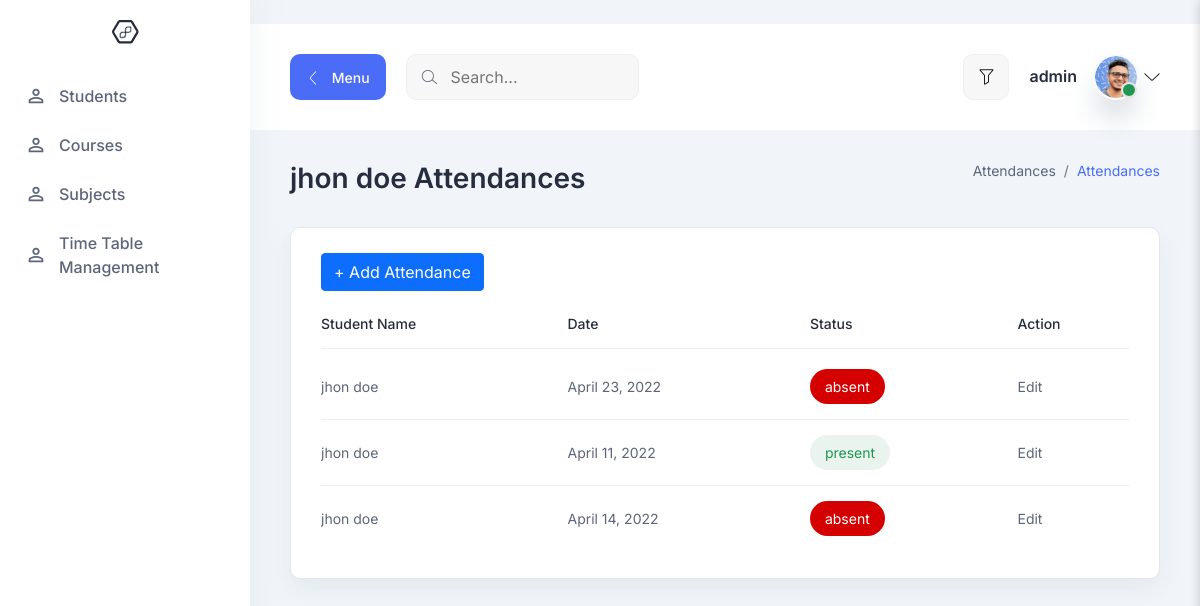
Page /all-attendances/1 (signed in) on the earlier database version.
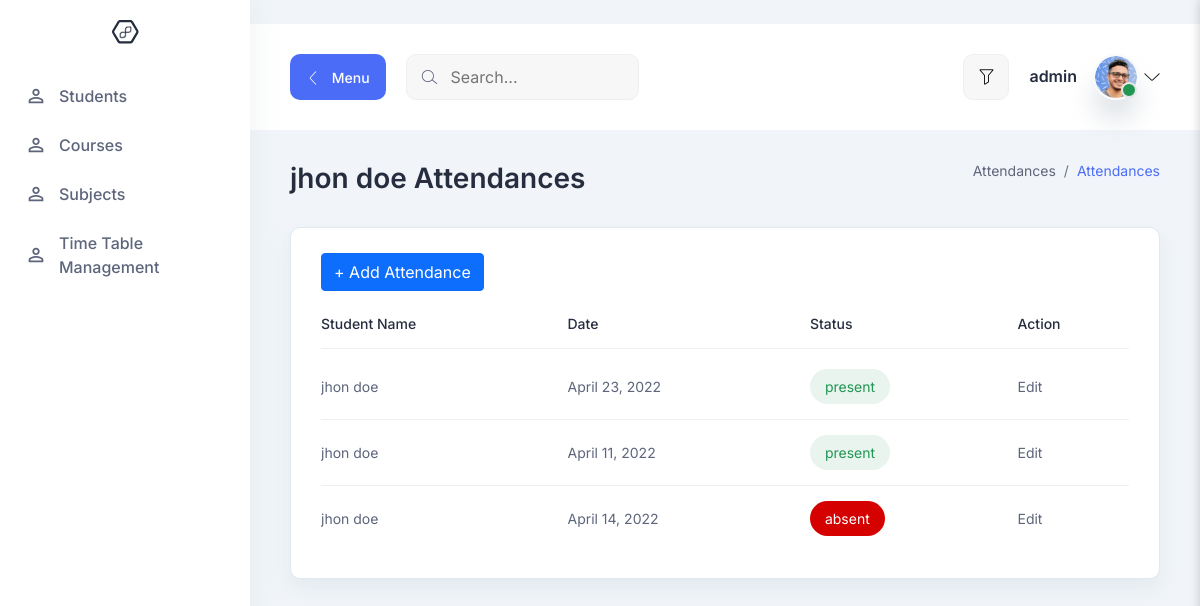
Same page on the later database version.
### src/models.py (models this page shows, shortened)
class attendance(models.Model):
    teacher_id = models.ForeignKey(teacher , on_delete=models.CASCADE)
    student_id = models.ForeignKey(student , on_delete=models.CASCADE)
    date = models.DateField()
    status = models.CharField(max_length=10 , choices=[('present','present'),('absent','absent')])

class student(models.Model):
    teacher_id = models.ForeignKey(teacher , on_delete=models.CASCADE)
    name = models.CharField(max_length=100)
    email = models.EmailField(max_length=100)
    phone = models.CharField(max_length=100)
    address = models.CharField(max_length=100)
    dob = models.DateField()
    course = models.ForeignKey(courses , on_delete=models.CASCADE)

### src/views.py (the view)
# urls.py: path('all-attendances/<int:pk>', all_attendances, name='all-attendances'),
@login_required(login_url='teacher-login')
def all_attendances(request , pk):
    get_student = student.objects.get(id=pk)
    get_attendances = attendance.objects.filter(student_id=get_student)
    context ={
        'attendances': get_attendances,
        'student': get_student
     }
    return render(request, 'attendances.html',context)

### src/templates/attendances.html
{% extends 'base.html' %}
{% block content %}
<section class="table-components">
    <div class="container-fluid">
      <div class="title-wrapper pt-30">
        <div class="row align-items-center">
          <div class="col-md-6">
            <div class="title mb-30">
              <h2>{{student.name}} Attendances</h2>
            </div>
          </div>
          <div class="col-md-6">
            <div class="breadcrumb-wrapper mb-30">
              <nav aria-label="breadcrumb">
                <ol class="breadcrumb">
                  <li class="breadcrumb-item">
                    <a href="#0">Attendances</a>
                  </li>
                  <li class="breadcrumb-item active" aria-current="page">
                    Attendances
                  </li>
                </ol>
              </nav>
            </div>
          </div>
        </div>
      </div>
      <div class="tables-wrapper">
        <div class="row">
          <div class="col-lg-12">
            <div class="card-style mb-30">
              <h6 class="mb-10">
                   <a class="btn btn-primary"  href="/add-attendance/{{student.id}}" role="button">+ Add Attendance</a>
                </h6>
              <div class="table-responsive">
                <table class="table">
                  <thead>
                    <tr>
                      <th><h6>Student Name</h6></th>
                      <th><h6>Date</h6></th>
                        <th><h6>Status</h6></th>
                        <th><h6>Action</h6></th>
                    </tr>
                  </thead>
                  <tbody>
                    {% for s in  attendances %}
                    <tr>
                        <td><p>{{ s.student_id.name }}</p></td>
                        <td><p>{{ s.date }}</p></td>
                        {% if s.status == 'present' %}
                         <td><p><span class="status-btn success-btn">{{s.status}}</span></p></td>
                        {% else %}
                        <td><p><span class="status-btn danger-btn">{{s.status}}</span></p></td>
                        {% endif %}
                         <td><p>
                            <a href="/update-attendance/{{s.id}}">Edit</a>
                        </p></td>
                    </tr>
                {% endfor %}
                  </tbody>
                </table>
              </div>
            </div>
          </div>
        </div>
      </div>
    </div>
  </section>
{% endblock %}

Differences in the rows shown:
changed attendance "April 23, 2022": status "absent" → "present"
